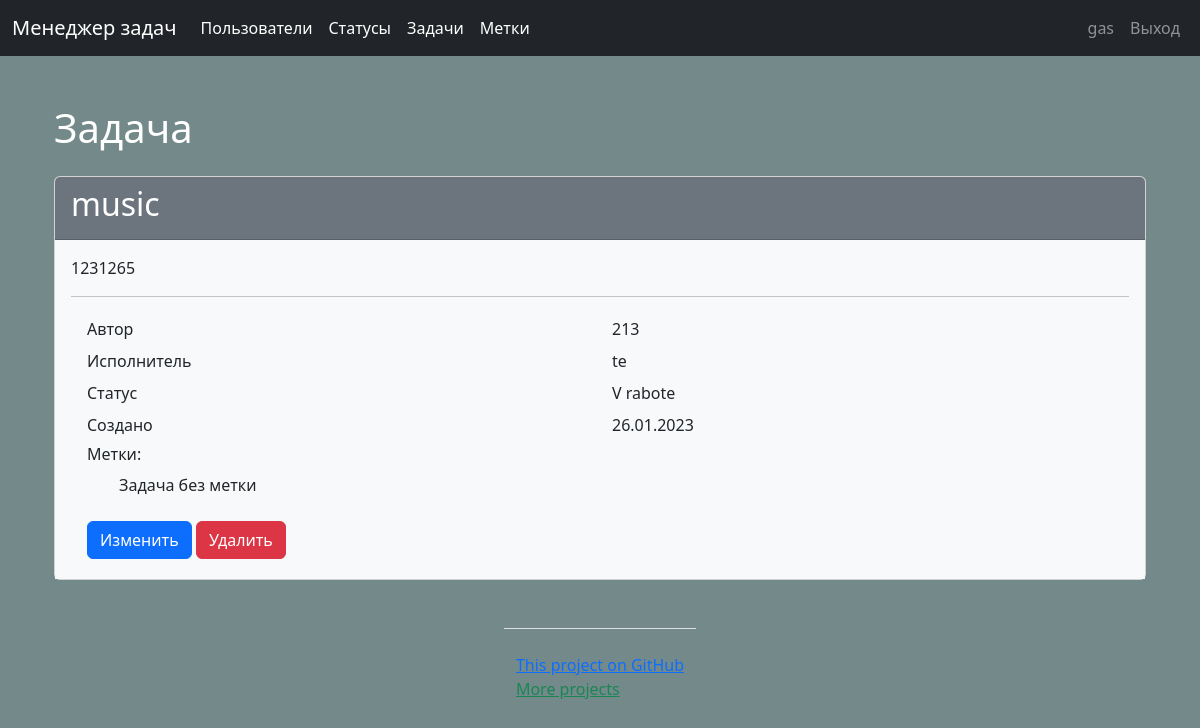
Page /tasks/10/ (signed in) on the earlier database version.
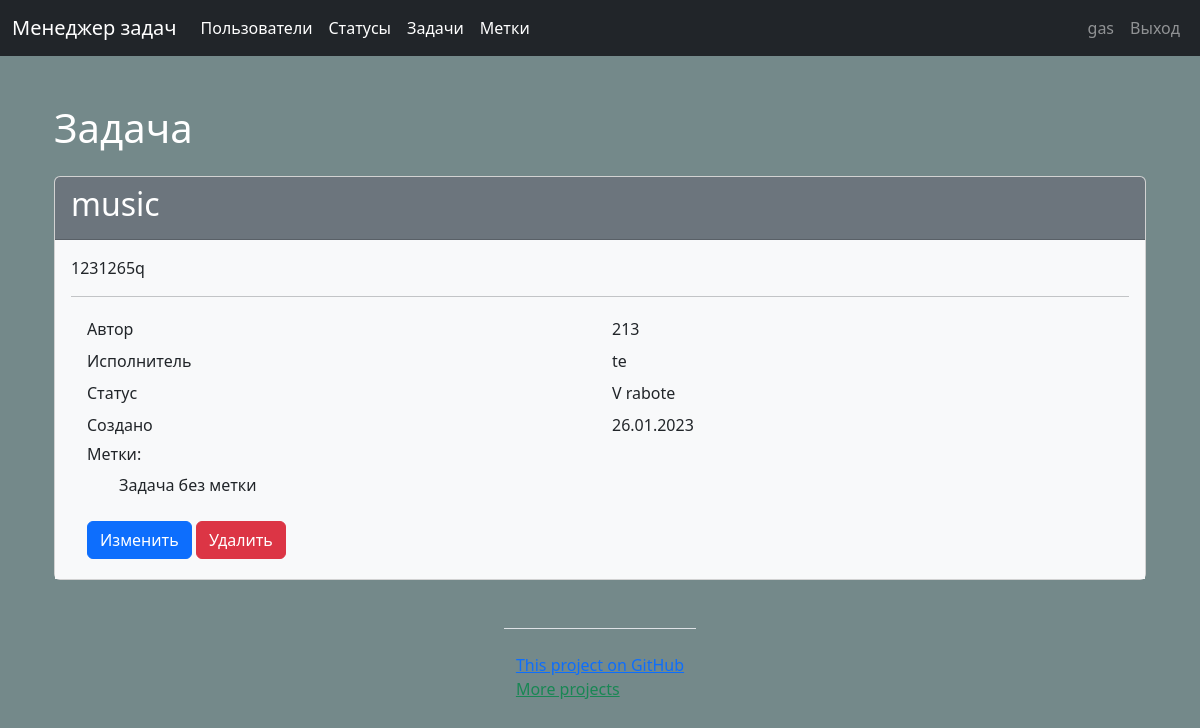
Same page on the later database version.
### tasks/models.py (models this page shows, shortened)
class Task(models.Model):
    name = models.CharField(max_length=250, unique=True, verbose_name=_('Task name'))
    description = models.TextField(max_length=300, blank=True, verbose_name=_('Description'))
    status = models.ForeignKey(Status, on_delete=models.PROTECT, null=True,
                               verbose_name=_('Status'))
    executor = models.ForeignKey(Users, on_delete=models.PROTECT, verbose_name=_('Executor'))
    author = models.ForeignKey(Users, related_name='author', on_delete=models.PROTECT,
                               verbose_name=_('Author'), default='2')
    labels = models.ManyToManyField(Labels, through='TaskLabel', blank=True,
                                    verbose_name=_('Labels'))
    created_at = models.DateTimeField(auto_now_add=True, null=True)
    update_at = models.DateTimeField(auto_now=True, null=True)
    class Meta:
        verbose_name = _("=Task=")
        verbose_name_plural = _("=Tasks=")
        ordering = ['-created_at']

### users/models.py (models this page shows)
class Users(AbstractUser):
    def __str__(self):
        return self.get_full_name()
    class Meta:
        ordering = ['-date_joined']

### statuses/models.py (models this page shows)
class Status(models.Model):
    name = models.CharField(max_length=250, verbose_name=_('name'))
    created_at = models.DateTimeField(auto_now_add=True, null=True)
    update_at = models.DateTimeField(auto_now=True, null=True)
    def __str__(self):
        return self.name
    class Meta:
        verbose_name = _("=Status=")
        verbose_name_plural = _("=Statuses=")
        ordering = ['-created_at']

### tasks/views.py (the view)
# urls.py: path('<int:pk>/', TaskView.as_view(), name='task'),
class TaskView(TaskMixin, DetailView):  # modelname_detail.html.
    template_name = 'tasks/task.html'
    extra_context = {'title': _('Task'), 'btn_update': _('Update'),
                     'btn_delete': _('Delete')}
    context_object_name = 'task'

### task_manager/mixins.py (called while the page is built)
    def dispatch(self, request, *args, **kwargs):
        if not request.user.is_authenticated:
            messages.error(self.request, _('You are not authorized! Please sign in.'))
            return redirect('user_login')
        return super().dispatch(request, *args, **kwargs)

### task_manager/templates/tasks/task.html
{% extends "base.html" %}
{% load bootstrap4 %}
{% load i18n %}
{% block content %}
<div class="container wrapper flex-grow-1 ">
    <h1 class="my-4">{{ title }}</h1>
    {% if task %}
    <div class="card">
        <div class="card-header bg-secondary text-white">
            <h2>{{ task.name }}</h2>
        </div>
        <div class="card-body bg-light text-dark ">
            <p>{{ task.description }}</p>
            <hr>
            <div class="container ">
                <div class="row p-1">
                    <div class="col">{% trans 'Author' %}</div>
                    <div class="col">{{ task.author }}</div>
                </div>
                <div class="row p-1">
                    <div class="col">{% trans 'Executor' %}</div>
                    <div class="col">{{ task.executor }}</div>
                </div>
                <div class="row p-1">
                    <div class="col">{% trans 'Status' %}</div>
                    <div class="col">{{ task.status }}</div>
                </div>
                <div class="row p-1">
                    <div class="col">{% trans 'Created' %}</div>
                    <div class="col">{{ task.created_at|date:"d.m.Y" }}</div>
                </div>
                <div class="row p-1">
                    <div class="col">
                        <h6>{% trans 'Labels' %}:</h6>
                        <ul>
                            {% if task.labels.all %}
                            {% for tl in task.labels.all %}
                            <li>{{ tl.name }}</li>
                            {% endfor %}
                            {% else %}
                            <p>{% trans 'Task without any label' %}</p>
                            {% endif %}
                        </ul>
                    </div>
                </div>
                <div class="row p-1">
                    <div class="col">
                        <a class="btn btn-primary" href="{% url 'update_task' task.id %}">
                            {% trans 'Update'%}</a>
                        <a class="btn btn-danger" href="{% url 'delete_task' task.id %}">
                            {% trans 'Delete'%}</a>
                    </div>
                </div>
            </div>
        </div>
    </div>
    {% endif %}
</div>
{% endblock content %}

Differences in the rows shown:
changed Task "music": description "1231265" → "1231265q"
